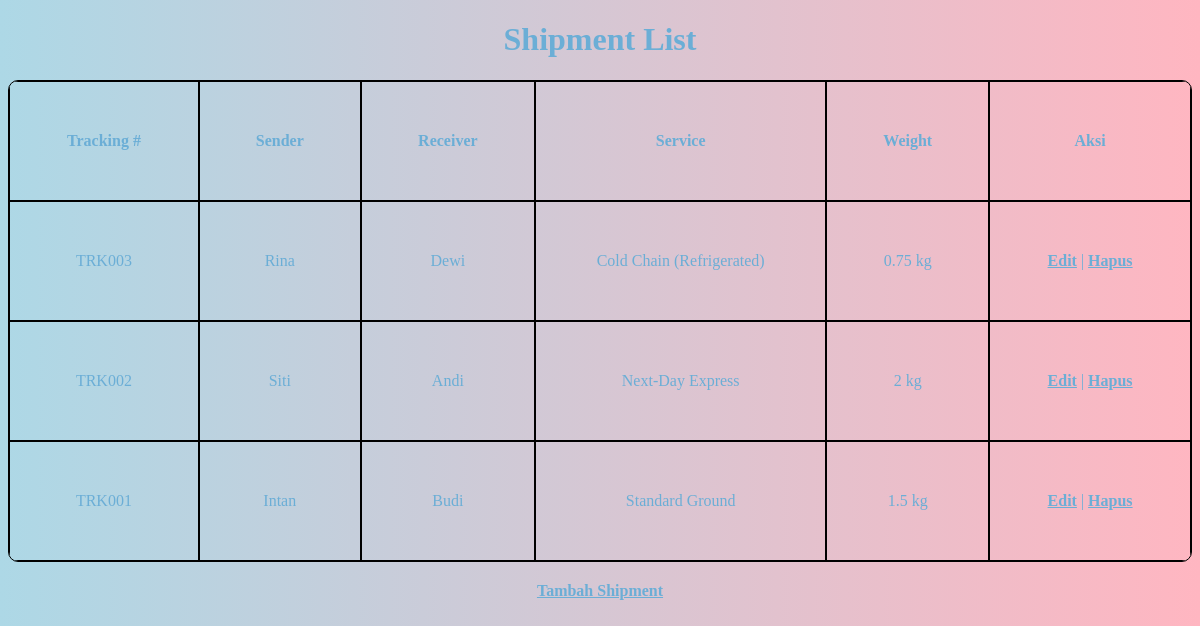
The app's page /daftar-shipment.php with its own data.
### tables this page shows
CREATE TABLE `shipments` (
  `id` int NOT NULL,
  `tracking_number` varchar(30) NOT NULL,
  `sender` varchar(100) NOT NULL,
  `receiver` varchar(100) NOT NULL,
  `service` varchar(50) NOT NULL,
  `weight` decimal(8,2) NOT NULL,
  `created_at` timestamp NULL DEFAULT CURRENT_TIMESTAMP
);

### daftar-shipment.php (the view, shortened to what this page needs)
<?php
include 'koneksi.php';
$result = mysqli_query($koneksi, "SELECT * FROM shipments ORDER BY id DESC");
?>
<!DOCTYPE html>
<html>
<head>
    <link rel="stylesheet" href="StyleSheet.css">
</head>
<body>
    <h1>Shipment List</h1>
    <table>
        <thead>
            <tr>
                <th>Tracking #</th>
                <th>Sender</th>
                <th>Receiver</th>
                <th>Service</th>
                <th>Weight</th>
                <th>Aksi</th>
            </tr>
        </thead>
        <tbody>
            <?php if (mysqli_num_rows($result) == 0) { ?>
            <tr>
                <td colspan="6">Belum ada data.</td>
            </tr>
            <?php } else { while ($row = mysqli_fetch_assoc($result)) { ?>
            <tr>
                <td><?= htmlspecialchars($row['tracking_number']) ?></td>
                <td><?= htmlspecialchars($row['sender']) ?></td>
                <td><?= htmlspecialchars($row['receiver']) ?></td>
                <td><?= htmlspecialchars($row['service']) ?></td>
                <td><?= (float) $row['weight'] ?> kg</td>
                <td>
                    <a href="edit.php?id=<?= (int) $row['id'] ?>">Edit</a> |
                    <a href="hapus.php?id=<?= (int) $row['id'] ?>" onclick="return confirm('Hapus data ini?')">Hapus</a>
                </td>
            </tr>
            <?php } } ?>
        </tbody>
    </table>
    <p class="menu"><a href="index.php">Tambah Shipment</a></p>
</body>
</html>

### StyleSheet.css (style rules this page uses)
body { font-family: "Comic Sans MS"; text-align: center; background: linear-gradient(to right, lightblue, lightpink); color: #6baed6; }
table { margin: 0 auto; border-collapse: separate; border-spacing: 0; border: 1px solid black; width: 100%; max-width: 1200px; border-radius: 10px; overflow: hidden; }
th { padding: 50px; text-align: center; border: solid black 1px; }
td { padding: 50px; border: solid black 1px; }
a { color: #6baed6; font-weight: bold; }
.menu { margin: 20px 0; }

### records on screen
shipments: tracking_number "TRK003", sender "Rina", receiver "Dewi", service "Cold Chain (Refrigerated)", weight "0.75"
shipments: tracking_number "TRK002", sender "Siti", receiver "Andi", service "Next-Day Express", weight "2"
shipments: tracking_number "TRK001", sender "Intan", receiver "Budi", service "Standard Ground", weight "1.5"
